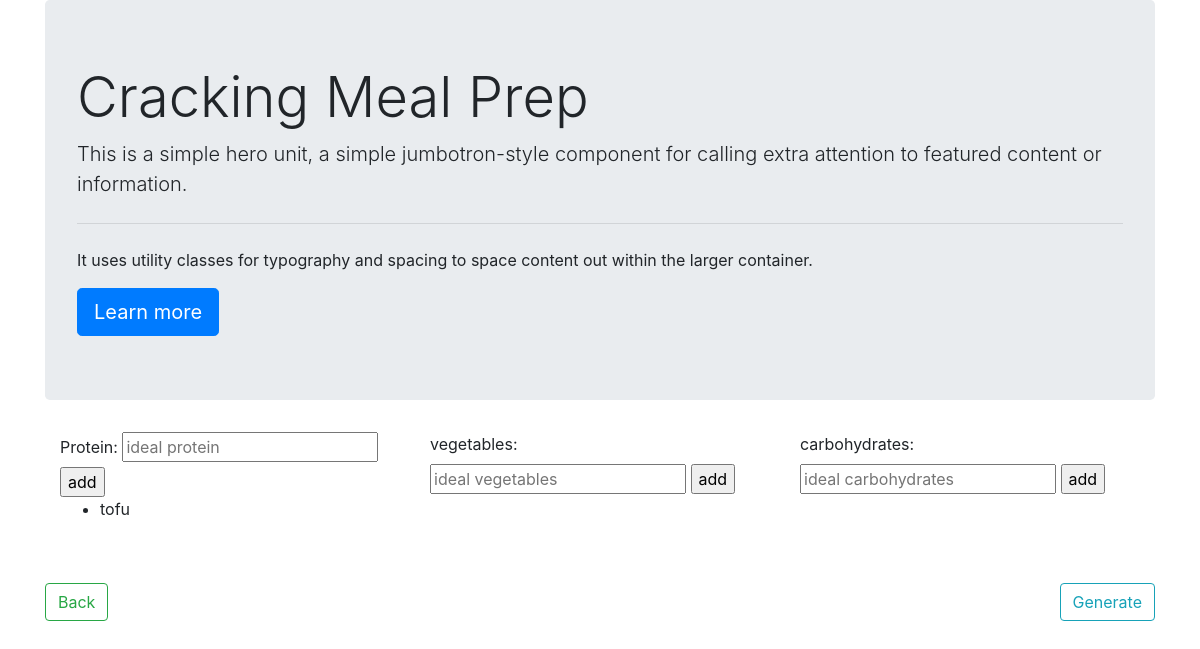
The page /ingredients on the database as committed earlier.
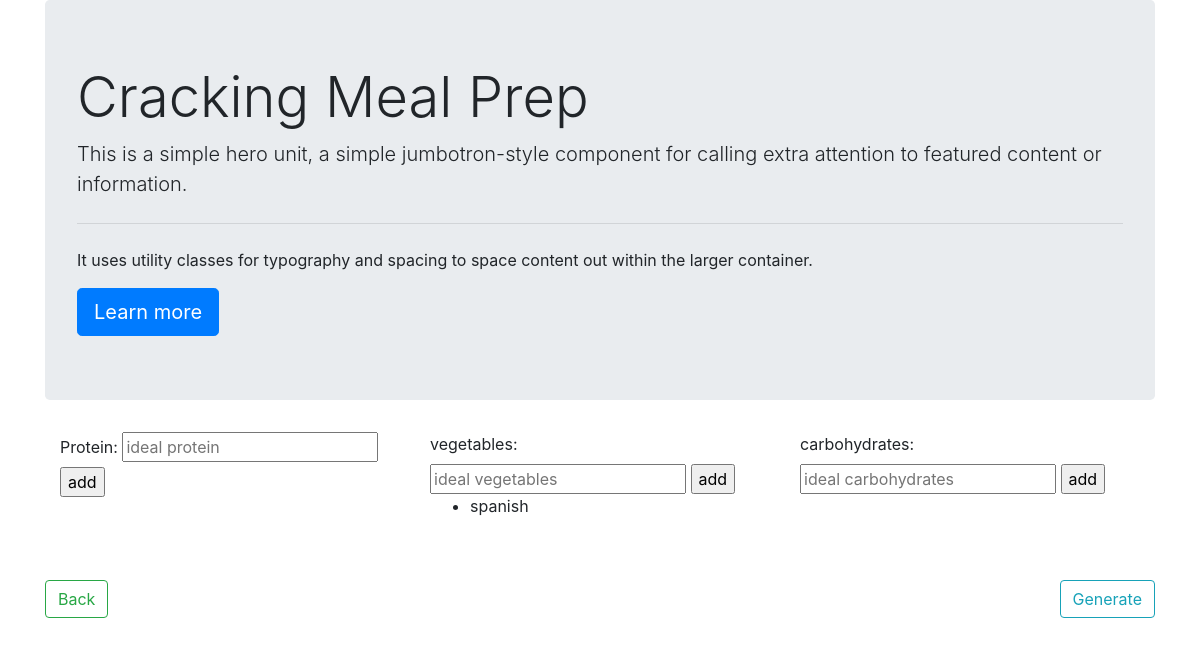
The same page on the database as committed later.
### testApi.py (models this page shows)
class Ingredient(db.Model):
    id = db.Column(db.Integer, primary_key=True)
    type = db.Column(db.String, unique=False, nullable=False)
    name = db.Column(db.String, unique=True, nullable=False)

### testApi.py (the view)
@app.route('/ingredients')
def ingredients():
    mealNum = request.args.get('mealNum')
    days = request.args.get('days')
    try:
        ingPro = Ingredient.query.filter_by(type="pro")
    except exc.SQLAlchemyError as e:
        print(type(e))
    try:
        ingVeg = Ingredient.query.filter_by(type="veg")
    except exc.SQLAlchemyError as e:
        print(type(e))
    try:
        ingCarb = Ingredient.query.filter_by(type="carb")
    except exc.SQLAlchemyError as e:
        print(type(e))
    return render_template('ingredients.html',mealNum=mealNum, days=days,
                            ingPro=ingPro, ingVeg=ingVeg, ingCarb=ingCarb)

### templates/ingredients.html (shortened to what this page needs)
{% extends "base.html" %}
{% block content %}
<div class="container">
    <div class="row row-cols-3">
        <div class="col">
            <form action="{{url_for('addpro')}}" method="POST">
                <label for="protein">Protein: </label>
                <input type="text" name="protein" placeholder="ideal protein" required>
                <input type="submit" value="add">
            </form>
            <ul>
                {% for protein in ingPro %}
                <li>{{protein.name}}</li>
                {% endfor %}
            </ul>
        </div>
        <div class="col">
            <form action="{{url_for('addveg')}}" method="POST">
                <label for="vagetables">vegetables: </label>
                <input type="text" name="veg" placeholder="ideal vegetables">
                <input type="submit" value="add">
            </form>
            <ul>
                {% for vegetables in ingVeg %}
                <li>{{vegetables.name}}</li>
                {% endfor %}
            </ul>
        </div>
        <div class="col">
            <form action="{{url_for('addcarb')}}" method="POST">
                <label for="carbohydrates">carbohydrates: </label>
                <input type="text" name="carbohydrates" placeholder="ideal carbohydrates">
                <input type="submit" value="add">
            </form>
        </div>
    </div>
</div>
<form action="{{url_for('generate')}}">
    <a class="btn btn-outline-success float-left" href="/" role="button">Back</a>
    <button class="btn btn-outline-info float-right" type="submit">Generate</button>
</form>
{% endblock %}

### templates/base.html (shortened to what this page needs)
<!doctype html>
<html lang="en">
  <head>
    <link rel="stylesheet" href="https://stackpath.bootstrapcdn.com/bootstrap/4.5.0/css/bootstrap.min.css">
  </head>
  <body>
    <div class="container" id="container">
        <div class="jumbotron">
            <h1 class="display-4">Cracking Meal Prep</h1>
            <p class="lead">This is a simple hero unit, a simple jumbotron-style component for calling extra attention to featured content or information.</p>
            <hr class="my-4">
            <p>It uses utility classes for typography and spacing to space content out within the larger container.</p>
            <a class="btn btn-primary btn-lg" href="" role="button">Learn more</a>
        </div>
        {% block content %}
        {% endblock %}
    </div>
  </body>
</html>

Rows that differ between the two databases and show on the page:
removed Ingredient: name "tofu", shown under "Cracking Meal Prep"
added Ingredient: name "spanish", shown under "Cracking Meal Prep"
